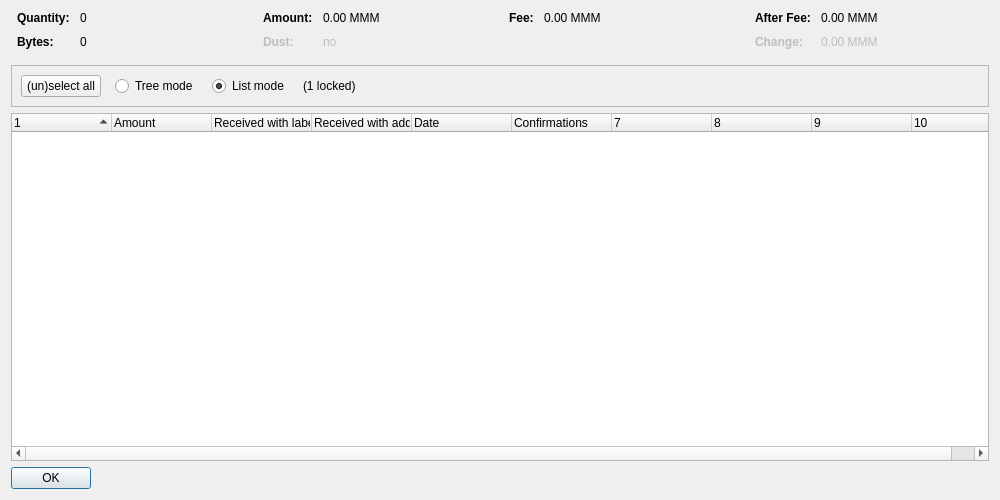
<?xml version="1.0" encoding="UTF-8"?>
<ui version="4.0">
    <class>CoinControlDialog</class>
    <widget class="QDialog" name="CoinControlDialog">
        <property name="geometry">
            <rect>
                <x>0</x>
                <y>0</y>
                <width>1000</width>
                <height>500</height>
            </rect>
        </property>
        <property name="windowTitle">
            <string>Coin Selection</string>
        </property>
        <layout class="QVBoxLayout" name="verticalLayout">
            <item>
                <layout class="QHBoxLayout" name="horizontalLayoutTop" stretch="0,0,0,0">
                    <property name="topMargin">
                        <number>0</number>
                    </property>
                    <property name="bottomMargin">
                        <number>10</number>
                    </property>
                    <item>
                        <layout class="QFormLayout" name="formLayoutCoinControl1">
                            <property name="horizontalSpacing">
                                <number>10</number>
                            </property>
                            <property name="verticalSpacing">
                                <number>10</number>
                            </property>
                            <property name="leftMargin">
                                <number>6</number>
                            </property>
                            <property name="rightMargin">
                                <number>6</number>
                            </property>
                            <item row="0" column="0">
                                <widget class="QLabel" name="labelCoinControlQuantityText">
                                    <property name="font">
                                        <font>
                                            <weight>75</weight>
                                            <bold>true</bold>
                                        </font>
                                    </property>
                                    <property name="text">
                                        <string>Quantity:</string>
                                    </property>
                                </widget>
                            </item>
                            <item row="0" column="1">
                                <widget class="QLabel" name="labelCoinControlQuantity">
                                    <property name="cursor">
                                        <cursorShape>IBeamCursor</cursorShape>
                                    </property>
                                    <property name="contextMenuPolicy">
                                        <enum>Qt::ActionsContextMenu</enum>
                                    </property>
                                    <property name="text">
                                        <string notr="true">0</string>
                                    </property>
                                    <property name="textInteractionFlags">
                                        <set>Qt::LinksAccessibleByMouse|Qt::TextSelectableByKeyboard|Qt::TextSelectableByMouse</set>
                                    </property>
                                </widget>
                            </item>
                            <item row="1" column="0">
                                <widget class="QLabel" name="labelCoinControlBytesText">
                                    <property name="font">
                                        <font>
                                            <weight>75</weight>
                                            <bold>true</bold>
                                        </font>
                                    </property>
                                    <property name="text">
                                        <string>Bytes:</string>
                                    </property>
                                </widget>
                            </item>
                            <item row="1" column="1">
                                <widget class="QLabel" name="labelCoinControlBytes">
                                    <property name="cursor">
                                        <cursorShape>IBeamCursor</cursorShape>
                                    </property>
                                    <property name="contextMenuPolicy">
                                        <enum>Qt::ActionsContextMenu</enum>
                                    </property>
                                    <property name="text">
                                        <string notr="true">0</string>
                                    </property>
                                    <property name="textInteractionFlags">
                                        <set>Qt::LinksAccessibleByMouse|Qt::TextSelectableByKeyboard|Qt::TextSelectableByMouse</set>
                                    </property>
                                </widget>
                            </item>
                        </layout>
                    </item>
                    <item>
                        <layout class="QFormLayout" name="formLayoutCoinControl2">
                            <property name="horizontalSpacing">
                                <number>10</number>
                            </property>
                            <property name="verticalSpacing">
                                <number>10</number>
                            </property>
                            <property name="leftMargin">
                                <number>6</number>
                            </property>
                            <property name="rightMargin">
                                <number>6</number>
                            </property>
                            <item row="0" column="0">
                                <widget class="QLabel" name="labelCoinControlAmountText">
                                    <property name="font">
                                        <font>
                                            <weight>75</weight>
                                            <bold>true</bold>
                                        </font>
                                    </property>
                                    <property name="text">
                                        <string>Amount:</string>
                                    </property>
                                </widget>
                            </item>
                            <item row="0" column="1">
                                <widget class="QLabel" name="labelCoinControlAmount">
                                    <property name="cursor">
                                        <cursorShape>IBeamCursor</cursorShape>
                                    </property>
                                    <property name="contextMenuPolicy">
                                        <enum>Qt::ActionsContextMenu</enum>
                                    </property>
                                    <property name="text">
                                        <string notr="true">0.00 MMM</string>
                                    </property>
                                    <property name="textInteractionFlags">
                                        <set>Qt::LinksAccessibleByMouse|Qt::TextSelectableByKeyboard|Qt::TextSelectableByMouse</set>
                                    </property>
                                </widget>
                            </item>
                            <item row="1" column="0">
                                <widget class="QLabel" name="labelCoinControlLowOutputText">
                                    <property name="enabled">
                                        <bool>false</bool>
                                    </property>
                                    <property name="font">
                                        <font>
                                            <weight>75</weight>
                                            <bold>true</bold>
                                        </font>
                                    </property>
                                    <property name="text">
                                        <string>Dust:</string>
                                    </property>
                                </widget>
                            </item>
                            <item row="1" column="1">
                                <widget class="QLabel" name="labelCoinControlLowOutput">
                                    <property name="enabled">
                                        <bool>false</bool>
                                    </property>
                                    <property name="cursor">
                                        <cursorShape>IBeamCursor</cursorShape>
                                    </property>
                                    <property name="contextMenuPolicy">
                                        <enum>Qt::ActionsContextMenu</enum>
                                    </property>
                                    <property name="text">
                                        <string notr="true">no</string>
                                    </property>
                                    <property name="textInteractionFlags">
                                        <set>Qt::LinksAccessibleByMouse|Qt::TextSelectableByKeyboard|Qt::TextSelectableByMouse</set>
                                    </property>
                                </widget>
                            </item>
                        </layout>
                    </item>
                    <item>
                        <layout class="QFormLayout" name="formLayoutCoinControl3">
                            <property name="horizontalSpacing">
                                <number>10</number>
                            </property>
                            <property name="verticalSpacing">
                                <number>10</number>
                            </property>
                            <property name="leftMargin">
                                <number>6</number>
                            </property>
                            <property name="rightMargin">
                                <number>6</number>
                            </property>
                            <item row="0" column="0">
                                <widget class="QLabel" name="labelCoinControlFeeText">
                                    <property name="font">
                                        <font>
                                            <weight>75</weight>
                                            <bold>true</bold>
                                        </font>
                                    </property>
                                    <property name="text">
                                        <string>Fee:</string>
                                    </property>
                                </widget>
                            </item>
                            <item row="0" column="1">
                                <widget class="QLabel" name="labelCoinControlFee">
                                    <property name="cursor">
                                        <cursorShape>IBeamCursor</cursorShape>
                                    </property>
                                    <property name="contextMenuPolicy">
                                        <enum>Qt::ActionsContextMenu</enum>
                                    </property>
                                    <property name="text">
                                        <string notr="true">0.00 MMM</string>
                                    </property>
                                    <property name="textInteractionFlags">
                                        <set>Qt::LinksAccessibleByMouse|Qt::TextSelectableByKeyboard|Qt::TextSelectableByMouse</set>
                                    </property>
                                </widget>
                            </item>
                        </layout>
                    </item>
                    <item>
                        <layout class="QFormLayout" name="formLayoutCoinControl4">
                            <property name="horizontalSpacing">
                                <number>10</number>
                            </property>
                            <property name="verticalSpacing">
                                <number>10</number>
                            </property>
                            <property name="leftMargin">
                                <number>6</number>
                            </property>
                            <property name="rightMargin">
                                <number>6</number>
                            </property>
                            <item row="0" column="0">
                                <widget class="QLabel" name="labelCoinControlAfterFeeText">
                                    <property name="font">
                                        <font>
                                            <weight>75</weight>
                                            <bold>true</bold>
                                        </font>
                                    </property>
                                    <property name="text">
                                        <string>After Fee:</string>
                                    </property>
                                </widget>
                            </item>
                            <item row="0" column="1">
                                <widget class="QLabel" name="labelCoinControlAfterFee">
                                    <property name="cursor">
                                        <cursorShape>IBeamCursor</cursorShape>
                                    </property>
                                    <property name="contextMenuPolicy">
                                        <enum>Qt::ActionsContextMenu</enum>
                                    </property>
                                    <property name="text">
                                        <string notr="true">0.00 MMM</string>
                                    </property>
                                    <property name="textInteractionFlags">
                                        <set>Qt::LinksAccessibleByMouse|Qt::TextSelectableByKeyboard|Qt::TextSelectableByMouse</set>
                                    </property>
                                </widget>
                            </item>
                            <item row="1" column="0">
                                <widget class="QLabel" name="labelCoinControlChangeText">
                                    <property name="enabled">
                                        <bool>false</bool>
                                    </property>
                                    <property name="font">
                                        <font>
                                            <weight>75</weight>
                                            <bold>true</bold>
                                        </font>
                                    </property>
                                    <property name="text">
                                        <string>Change:</string>
                                    </property>
                                </widget>
                            </item>
                            <item row="1" column="1">
                                <widget class="QLabel" name="labelCoinControlChange">
                                    <property name="enabled">
                                        <bool>false</bool>
                                    </property>
                                    <property name="cursor">
                                        <cursorShape>IBeamCursor</cursorShape>
                                    </property>
                                    <property name="contextMenuPolicy">
                                        <enum>Qt::ActionsContextMenu</enum>
                                    </property>
                                    <property name="text">
                                        <string notr="true">0.00 MMM</string>
                                    </property>
                                    <property name="textInteractionFlags">
                                        <set>Qt::LinksAccessibleByMouse|Qt::TextSelectableByKeyboard|Qt::TextSelectableByMouse</set>
                                    </property>
                                </widget>
                            </item>
                        </layout>
                    </item>
                </layout>
            </item>
            <item>
                <widget class="QFrame" name="frame">
                    <property name="minimumSize">
                        <size>
                            <width>0</width>
                            <height>40</height>
                        </size>
                    </property>
                    <property name="frameShape">
                        <enum>QFrame::StyledPanel</enum>
                    </property>
                    <property name="frameShadow">
                        <enum>QFrame::Sunken</enum>
                    </property>
                    <layout class="QHBoxLayout" name="horizontalLayout">
                        <item>
                            <layout class="QHBoxLayout" name="horizontalLayoutPanel" stretch="0,0,0,0,0">
                                <property name="spacing">
                                    <number>14</number>
                                </property>
                                <item>
                                    <widget class="QPushButton" name="pushButtonSelectAll">
                                        <property name="sizePolicy">
                                            <sizepolicy hsizetype="Maximum" vsizetype="Fixed">
                                                <horstretch>0</horstretch>
                                                <verstretch>0</verstretch>
                                            </sizepolicy>
                                        </property>
                                        <property name="text">
                                            <string>(un)select all</string>
                                        </property>
                                        <property name="autoDefault">
                                            <bool>false</bool>
                                        </property>
                                    </widget>
                                </item>
                                <item>
                                    <widget class="QRadioButton" name="radioTreeMode">
                                        <property name="sizePolicy">
                                            <sizepolicy hsizetype="Maximum" vsizetype="Fixed">
                                                <horstretch>0</horstretch>
                                                <verstretch>0</verstretch>
                                            </sizepolicy>
                                        </property>
                                        <property name="text">
                                            <string>Tree mode</string>
                                        </property>
                                    </widget>
                                </item>
                                <item>
                                    <widget class="QRadioButton" name="radioListMode">
                                        <property name="sizePolicy">
                                            <sizepolicy hsizetype="Maximum" vsizetype="Fixed">
                                                <horstretch>0</horstretch>
                                                <verstretch>0</verstretch>
                                            </sizepolicy>
                                        </property>
                                        <property name="text">
                                            <string>List mode</string>
                                        </property>
                                        <property name="checked">
                                            <bool>true</bool>
                                        </property>
                                    </widget>
                                </item>
                                <item>
                                    <widget class="QLabel" name="labelLocked">
                                        <property name="text">
                                            <string notr="true">(1 locked)</string>
                                        </property>
                                    </widget>
                                </item>
                                <item>
                                    <spacer name="horizontalSpacer">
                                        <property name="orientation">
                                            <enum>Qt::Horizontal</enum>
                                        </property>
                                        <property name="sizeHint" stdset="0">
                                            <size>
                                                <width>40</width>
                                                <height>20</height>
                                            </size>
                                        </property>
                                    </spacer>
                                </item>
                            </layout>
                        </item>
                    </layout>
                </widget>
            </item>
            <item>
                <widget class="CoinControlTreeWidget" name="treeWidget">
                    <property name="contextMenuPolicy">
                        <enum>Qt::CustomContextMenu</enum>
                    </property>
                    <property name="sortingEnabled">
                        <bool>false</bool>
                    </property>
                    <property name="columnCount">
                        <number>10</number>
                    </property>
                    <attribute name="headerShowSortIndicator" stdset="0">
                        <bool>true</bool>
                    </attribute>
                    <attribute name="headerStretchLastSection">
                        <bool>false</bool>
                    </attribute>
                    <column>
                        <property name="text">
                            <string/>
                        </property>
                    </column>
                    <column>
                        <property name="text">
                            <string>Amount</string>
                        </property>
                    </column>
                    <column>
                        <property name="text">
                            <string>Received with label</string>
                        </property>
                    </column>
                    <column>
                        <property name="text">
                            <string>Received with address</string>
                        </property>
                    </column>
                    <column>
                        <property name="text">
                            <string>Date</string>
                        </property>
                    </column>
                    <column>
                        <property name="text">
                            <string>Confirmations</string>
                        </property>
                        <property name="toolTip">
                            <string>Confirmed</string>
                        </property>
                    </column>
                    <column>
                        <property name="text">
                            <string/>
                        </property>
                    </column>
                    <column>
                        <property name="text">
                            <string/>
                        </property>
                    </column>
                    <column>
                        <property name="text">
                            <string/>
                        </property>
                    </column>
                    <column>
                        <property name="text">
                            <string/>
                        </property>
                    </column>
                </widget>
            </item>
            <item>
                <widget class="QDialogButtonBox" name="buttonBox">
                    <property name="sizePolicy">
                        <sizepolicy hsizetype="Maximum" vsizetype="Fixed">
                            <horstretch>0</horstretch>
                            <verstretch>0</verstretch>
                        </sizepolicy>
                    </property>
                    <property name="orientation">
                        <enum>Qt::Horizontal</enum>
                    </property>
                    <property name="standardButtons">
                        <set>QDialogButtonBox::Ok</set>
                    </property>
                </widget>
            </item>
        </layout>
    </widget>
    <customwidgets>
        <customwidget>
            <class>CoinControlTreeWidget</class>
            <extends>QTreeWidget</extends>
            <header>coincontroltreewidget.h</header>
        </customwidget>
    </customwidgets>
    <resources/>
    <connections/>
</ui>
